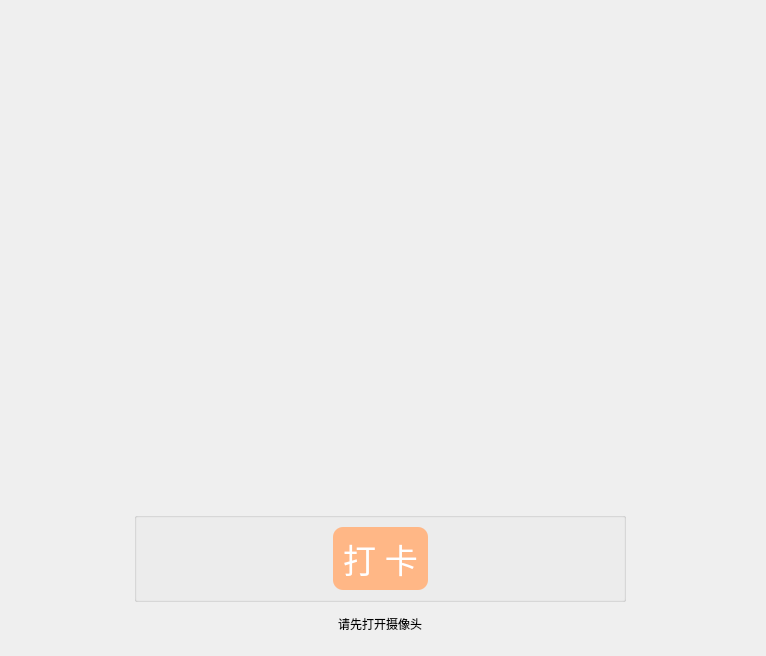
      <widget class="QWidget" name="page">
       <layout class="QHBoxLayout" name="horizontalLayout_9" stretch="1,4,1">
        <item>
         <spacer name="horizontalSpacer">
          <property name="orientation">
           <enum>Qt::Horizontal</enum>
          </property>
          <property name="sizeHint" stdset="0">
           <size>
            <width>50</width>
            <height>20</height>
           </size>
          </property>
         </spacer>
        </item>
        <item>
         <layout class="QVBoxLayout" name="checkin_box_2" stretch="1,20,0,2,2">
          <property name="spacing">
           <number>0</number>
          </property>
          <property name="sizeConstraint">
           <enum>QLayout::SetDefaultConstraint</enum>
          </property>
          <item>
           <spacer name="verticalSpacer_3">
            <property name="orientation">
             <enum>Qt::Vertical</enum>
            </property>
            <property name="sizeHint" stdset="0">
             <size>
              <width>20</width>
              <height>40</height>
             </size>
            </property>
           </spacer>
          </item>
          <item>
           <widget class="QLabel" name="label_camera_layout">
            <property name="styleSheet">
             <string notr="true">background-image: url(:/icons/camera_bkg.png);</string>
            </property>
            <property name="text">
             <string/>
            </property>
           </widget>
          </item>
          <item>
           <widget class="QGroupBox" name="open_camera_box_2">
            <property name="styleSheet">
             <string notr="true">border-style:none;</string>
            </property>
            <property name="title">
             <string/>
            </property>
            <property name="flat">
             <bool>true</bool>
            </property>
            <layout class="QHBoxLayout" name="horizontalLayout_2">
             <item>
              <spacer name="horizontalSpacer_9">
               <property name="orientation">
                <enum>Qt::Horizontal</enum>
               </property>
               <property name="sizeHint" stdset="0">
                <size>
                 <width>249</width>
                 <height>20</height>
                </size>
               </property>
              </spacer>
             </item>
             <item>
              <widget class="QPushButton" name="bt_open_camera">
               <property name="enabled">
                <bool>true</bool>
               </property>
               <property name="minimumSize">
                <size>
                 <width>32</width>
                 <height>32</height>
                </size>
               </property>
               <property name="maximumSize">
                <size>
                 <width>300</width>
                 <height>300</height>
                </size>
               </property>
               <property name="styleSheet">
                <string notr="true">background:transparent;
border-image: url(:/icons/icon_camera.png);</string>
               </property>
               <property name="text">
                <string/>
               </property>
               <property name="checkable">
                <bool>false</bool>
               </property>
               <property name="flat">
                <bool>false</bool>
               </property>
              </widget>
             </item>
             <item>
              <spacer name="horizontalSpacer_10">
               <property name="orientation">
                <enum>Qt::Horizontal</enum>
               </property>
               <property name="sizeHint" stdset="0">
                <size>
                 <width>249</width>
                 <height>20</height>
                </size>
               </property>
              </spacer>
             </item>
            </layout>
           </widget>
          </item>
          <item>
           <widget class="QGroupBox" name="bt_checkin_box">
            <property name="styleSheet">
             <string notr="true"/>
            </property>
            <property name="title">
             <string/>
            </property>
            <property name="flat">
             <bool>true</bool>
            </property>
            <property name="checkable">
             <bool>false</bool>
            </property>
            <layout class="QHBoxLayout" name="horizontalLayout_6" stretch="3,1,3">
             <item>
              <spacer name="horizontalSpacer_11">
               <property name="orientation">
                <enum>Qt::Horizontal</enum>
               </property>
               <property name="sizeHint" stdset="0">
                <size>
                 <width>211</width>
                 <height>20</height>
                </size>
               </property>
              </spacer>
             </item>
             <item>
              <widget class="QPushButton" name="bt_checkin">
               <property name="font">
                <font>
                 <family>Avenir</family>
                 <pointsize>25</pointsize>
                </font>
               </property>
               <property name="styleSheet">
                <string notr="true">QWidget{border-style:solid ;
border-width:1px;
background-color:rgb(255,183,134);
color:white;
border:10px;
border-radius:10px;
padding:7px 10px;}
QPushButton::hover{border: 1px solid white;}

</string>
               </property>
               <property name="text">
                <string>打 卡</string>
               </property>
               <property name="default">
                <bool>false</bool>
               </property>
               <property name="flat">
                <bool>false</bool>
               </property>
              </widget>
             </item>
             <item>
              <spacer name="horizontalSpacer_12">
               <property name="orientation">
                <enum>Qt::Horizontal</enum>
               </property>
               <property name="sizeHint" stdset="0">
                <size>
                 <width>211</width>
                 <height>20</height>
                </size>
               </property>
              </spacer>
             </item>
            </layout>
           </widget>
          </item>
          <item>
           <widget class="QGroupBox" name="label_checkin_note_box_2">
            <property name="styleSheet">
             <string notr="true">border-style:none;</string>
            </property>
            <property name="title">
             <string/>
            </property>
            <property name="flat">
             <bool>true</bool>
            </property>
            <layout class="QHBoxLayout" name="horizontalLayout_7" stretch="1,0,1">
             <item>
              <spacer name="horizontalSpacer_13">
               <property name="orientation">
                <enum>Qt::Horizontal</enum>
               </property>
               <property name="sizeHint" stdset="0">
                <size>
                 <width>141</width>
                 <height>17</height>
                </size>
               </property>
              </spacer>
             </item>
             <item>
              <widget class="QLabel" name="label_checkin_note">
               <property name="styleSheet">
                <string notr="true">color:rgb(0, 0, 0)</string>
               </property>
               <property name="text">
                <string>请先打开摄像头</string>
               </property>
              </widget>
             </item>
             <item>
              <spacer name="horizontalSpacer_14">
               <property name="orientation">
                <enum>Qt::Horizontal</enum>
               </property>
               <property name="sizeHint" stdset="0">
                <size>
                 <width>141</width>
                 <height>17</height>
                </size>
               </property>
              </spacer>
             </item>
            </layout>
           </widget>
          </item>
         </layout>
        </item>
        <item>
         <widget class="QGroupBox" name="staff_box">
          <property name="styleSheet">
           <string notr="true">border-top-color: rgb(255, 255, 255);border-style:none;</string>
          </property>
          <property name="title">
           <string/>
          </property>
          <property name="alignment">
           <set>Qt::AlignRight|Qt::AlignTrailing|Qt::AlignVCenter</set>
          </property>
          <property name="flat">
           <bool>true</bool>
          </property>
          <layout class="QVBoxLayout" name="verticalLayout_3" stretch="10,0">
           <item>
            <spacer name="verticalSpacer_4">
             <property name="orientation">
              <enum>Qt::Vertical</enum>
             </property>
             <property name="sizeHint" stdset="0">
              <size>
               <width>20</width>
               <height>558</height>
              </size>
             </property>
            </spacer>
           </item>
           <item>
            <widget class="QGroupBox" name="bt_staffInformation_box_2">
             <property name="styleSheet">
              <string notr="true">background-color: transparent;
border-style:none;</string>
             </property>
             <property name="title">
              <string/>
             </property>
             <property name="alignment">
              <set>Qt::AlignBottom|Qt::AlignRight|Qt::AlignTrailing</set>
             </property>
             <property name="flat">
              <bool>true</bool>
             </property>
             <property name="checkable">
              <bool>false</bool>
             </property>
             <layout class="QHBoxLayout" name="horizontalLayout_8">
              <item>
               <spacer name="horizontalSpacer_15">
                <property name="orientation">
                 <enum>Qt::Horizontal</enum>
                </property>
                <property name="sizeHint" stdset="0">
                 <size>
                  <width>64</width>
                  <height>20</height>
                 </size>
                </property>
               </spacer>
              </item>
              <item>
               <widget class="QPushButton" name="bt_staffInformation">
                <property name="minimumSize">
                 <size>
                  <width>40</width>
                  <height>40</height>
                 </size>
                </property>
                <property name="maximumSize">
                 <size>
                  <width>60</width>
                  <height>60</height>
                 </size>
                </property>
                <property name="styleSheet">
                 <string notr="true">border-image: url(:/icons/icon_staff.png);background:transparent;</string>
                </property>
                <property name="text">
                 <string/>
                </property>
               </widget>
              </item>
             </layout>
            </widget>
           </item>
          </layout>
         </widget>
        </item>
       </layout>
      </widget>
